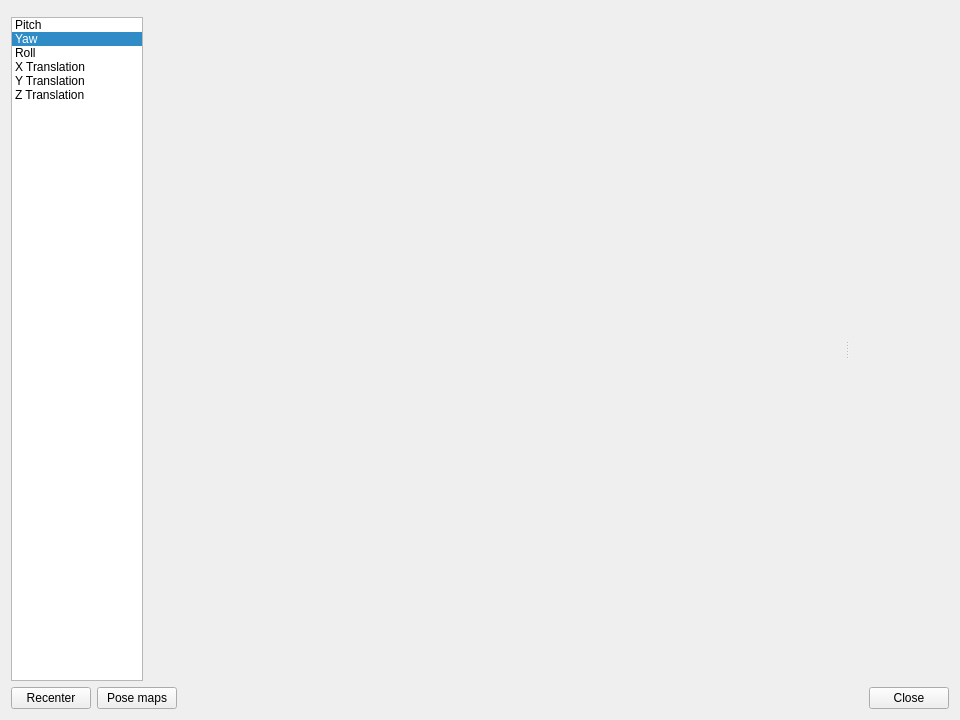
<?xml version="1.0" encoding="UTF-8"?>
<ui version="4.0">
 <class>SCPForm</class>
 <widget class="QWidget" name="SCPForm">
  <property name="geometry">
   <rect>
    <x>0</x>
    <y>0</y>
    <width>960</width>
    <height>720</height>
   </rect>
  </property>
  <property name="minimumSize">
   <size>
    <width>0</width>
    <height>0</height>
   </size>
  </property>
  <property name="windowTitle">
   <string>Sensitivity curves setup</string>
  </property>
  <property name="windowIcon">
   <iconset resource="ltr_rc.qrc">
    <normaloff>:/ltr/linuxtrack.svg</normaloff>:/ltr/linuxtrack.svg</iconset>
  </property>
  <layout class="QVBoxLayout" name="verticalLayout_2">
   <item>
    <widget class="PoseMonitorStrip" name="poseMonitor" native="true">
     <property name="sizePolicy">
      <sizepolicy hsizetype="Preferred" vsizetype="Maximum">
       <horstretch>0</horstretch>
       <verstretch>0</verstretch>
      </sizepolicy>
     </property>
    </widget>
   </item>
   <item>
    <widget class="QWidget" name="curveArea">
     <property name="sizePolicy">
      <sizepolicy hsizetype="Preferred" vsizetype="Expanding">
       <horstretch>0</horstretch>
       <verstretch>3</verstretch>
      </sizepolicy>
     </property>
     <layout class="QHBoxLayout" name="curveAreaLayout">
      <property name="leftMargin">
       <number>0</number>
      </property>
      <property name="topMargin">
       <number>0</number>
      </property>
      <property name="rightMargin">
       <number>0</number>
      </property>
      <property name="bottomMargin">
       <number>0</number>
      </property>
      <item>
       <widget class="QSplitter" name="curveSplitter">
        <property name="sizePolicy">
         <sizepolicy hsizetype="Expanding" vsizetype="Expanding">
          <horstretch>1</horstretch>
          <verstretch>1</verstretch>
         </sizepolicy>
        </property>
        <property name="orientation">
         <enum>Qt::Horizontal</enum>
        </property>
        <property name="childrenCollapsible">
         <bool>false</bool>
        </property>
        <widget class="QWidget" name="curveEditorPane">
         <property name="sizePolicy">
          <sizepolicy hsizetype="Expanding" vsizetype="Expanding">
           <horstretch>1</horstretch>
           <verstretch>1</verstretch>
          </sizepolicy>
         </property>
         <layout class="QHBoxLayout" name="curveEditorLayout">
          <property name="leftMargin">
           <number>0</number>
          </property>
          <property name="topMargin">
           <number>0</number>
          </property>
          <property name="rightMargin">
           <number>0</number>
          </property>
          <property name="bottomMargin">
           <number>0</number>
          </property>
          <item>
           <widget class="QListWidget" name="AxisList">
            <property name="sizePolicy">
             <sizepolicy hsizetype="Fixed" vsizetype="Expanding">
              <horstretch>0</horstretch>
              <verstretch>0</verstretch>
             </sizepolicy>
            </property>
            <property name="maximumSize">
             <size>
              <width>132</width>
              <height>16777215</height>
             </size>
            </property>
            <property name="currentRow">
             <number>1</number>
            </property>
            <item>
             <property name="text">
              <string>Pitch</string>
             </property>
            </item>
            <item>
             <property name="text">
              <string>Yaw</string>
             </property>
            </item>
            <item>
             <property name="text">
              <string>Roll</string>
             </property>
            </item>
            <item>
             <property name="text">
              <string>X Translation</string>
             </property>
            </item>
            <item>
             <property name="text">
              <string>Y Translation</string>
             </property>
            </item>
            <item>
             <property name="text">
              <string>Z Translation</string>
             </property>
            </item>
           </widget>
          </item>
          <item>
           <widget class="QStackedWidget" name="curveStack">
            <property name="sizePolicy">
             <sizepolicy hsizetype="Expanding" vsizetype="Expanding">
              <horstretch>1</horstretch>
              <verstretch>0</verstretch>
             </sizepolicy>
            </property>
            <property name="currentIndex">
             <number>1</number>
            </property>
            <widget class="QWidget" name="curvePagePitch">
             <layout class="QVBoxLayout" name="curvePagePitchLayout">
              <property name="leftMargin">
               <number>0</number>
              </property>
              <property name="topMargin">
               <number>0</number>
              </property>
              <property name="rightMargin">
               <number>0</number>
              </property>
              <property name="bottomMargin">
               <number>0</number>
              </property>
             </layout>
            </widget>
            <widget class="QWidget" name="curvePageYaw">
             <layout class="QVBoxLayout" name="curvePageYawLayout">
              <property name="leftMargin">
               <number>0</number>
              </property>
              <property name="topMargin">
               <number>0</number>
              </property>
              <property name="rightMargin">
               <number>0</number>
              </property>
              <property name="bottomMargin">
               <number>0</number>
              </property>
             </layout>
            </widget>
            <widget class="QWidget" name="curvePageRoll">
             <layout class="QVBoxLayout" name="curvePageRollLayout">
              <property name="leftMargin">
               <number>0</number>
              </property>
              <property name="topMargin">
               <number>0</number>
              </property>
              <property name="rightMargin">
               <number>0</number>
              </property>
              <property name="bottomMargin">
               <number>0</number>
              </property>
             </layout>
            </widget>
            <widget class="QWidget" name="curvePageTx">
             <layout class="QVBoxLayout" name="curvePageTxLayout">
              <property name="leftMargin">
               <number>0</number>
              </property>
              <property name="topMargin">
               <number>0</number>
              </property>
              <property name="rightMargin">
               <number>0</number>
              </property>
              <property name="bottomMargin">
               <number>0</number>
              </property>
             </layout>
            </widget>
            <widget class="QWidget" name="curvePageTy">
             <layout class="QVBoxLayout" name="curvePageTyLayout">
              <property name="leftMargin">
               <number>0</number>
              </property>
              <property name="topMargin">
               <number>0</number>
              </property>
              <property name="rightMargin">
               <number>0</number>
              </property>
              <property name="bottomMargin">
               <number>0</number>
              </property>
             </layout>
            </widget>
            <widget class="QWidget" name="curvePageTz">
             <layout class="QVBoxLayout" name="curvePageTzLayout">
              <property name="leftMargin">
               <number>0</number>
              </property>
              <property name="topMargin">
               <number>0</number>
              </property>
              <property name="rightMargin">
               <number>0</number>
              </property>
              <property name="bottomMargin">
               <number>0</number>
              </property>
             </layout>
            </widget>
           </widget>
          </item>
         </layout>
        </widget>
        <widget class="PoseCrosshairPanel" name="poseCrosshairs" native="true">
         <property name="sizePolicy">
          <sizepolicy hsizetype="Preferred" vsizetype="Expanding">
           <horstretch>0</horstretch>
           <verstretch>1</verstretch>
          </sizepolicy>
         </property>
        </widget>
       </widget>
      </item>
     </layout>
    </widget>
   </item>
   <item>
    <layout class="QHBoxLayout" name="horizontalLayout">
     <item>
      <widget class="QPushButton" name="SCPRecenterButton">
       <property name="text">
        <string>Recenter</string>
       </property>
      </widget>
     </item>
     <item>
      <widget class="QPushButton" name="showPoseMapsButton">
       <property name="text">
        <string>Pose maps</string>
       </property>
       <property name="visible">
        <bool>false</bool>
       </property>
      </widget>
     </item>
     <item>
      <spacer name="horizontalSpacer">
       <property name="orientation">
        <enum>Qt::Horizontal</enum>
       </property>
       <property name="sizeHint" stdset="0">
        <size>
         <width>40</width>
         <height>20</height>
        </size>
       </property>
      </spacer>
     </item>
     <item>
      <widget class="QPushButton" name="SCPCloseButton">
       <property name="text">
        <string>Close</string>
       </property>
      </widget>
     </item>
    </layout>
   </item>
  </layout>
 </widget>
 <customwidgets>
  <customwidget>
   <class>PoseMonitorStrip</class>
   <extends>QWidget</extends>
   <header location="global">pose_monitor_strip.h</header>
   <container>1</container>
  </customwidget>
  <customwidget>
   <class>PoseCrosshairPanel</class>
   <extends>QWidget</extends>
   <header location="global">pose_crosshair_panel.h</header>
   <container>1</container>
  </customwidget>
 </customwidgets>
 <resources>
  <include location="ltr_rc.qrc"/>
 </resources>
 <connections/>
</ui>
